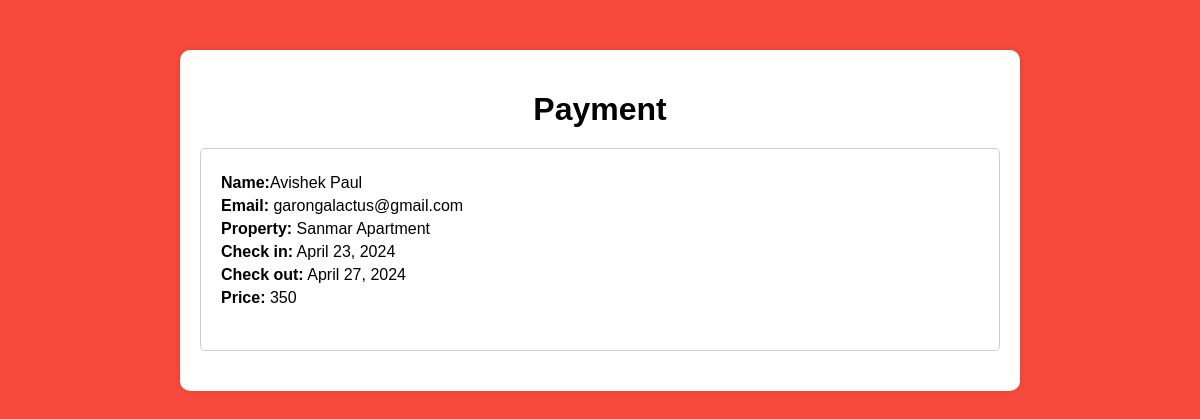
Page /checkout/e7ed55fdecbe4f5cbab235834e616bda/ on the committed database.
### home/models.py (models this page shows)
class Signup(models.Model):
    email = models.CharField(max_length=50)
    f_name = models.CharField(max_length=30)
    l_name = models.CharField(max_length=30)
    country = models.CharField(max_length=30)
    country_code = models.CharField(max_length=10)
    mobile = models.CharField(max_length=20)
    role = models.CharField(max_length=20, default = 'customer')
    owned_property = models.IntegerField(default = 0)

class PropertyDetails(models.Model):
    ownwer_email = models.CharField(max_length=50)
    p_id = models.CharField(max_length=50, primary_key = True)
    property_name = models.CharField(max_length=50)
    country = models.CharField(max_length=50)
    city = models.CharField(max_length=50)
    det_loc = models.CharField(max_length=50)
    property_name = models.CharField(max_length=50)
    guest_num = models.IntegerField(default = 0)
    price = models.IntegerField()
    types = models.CharField(max_length=50)
    view = models.CharField(max_length=50)
    bed = models.CharField(max_length=50)
    common_space = models.CharField(max_length=50)
    tv = models.BooleanField()
    smoking = models.BooleanField()
    air_condition = models.BooleanField()
    bathroom = models.BooleanField()
    water_heater = models.BooleanField()
    parking = models.BooleanField()
    wifi = models.BooleanField()
    breakfast = models.BooleanField()
    verified = models.BooleanField(default = False)
    p_image1 = models.ImageField(null= True, upload_to='images/')
    p_image2 = models.ImageField(null= True, upload_to='images/')
    p_image3 = models.ImageField(null= True, upload_to='images/')
    p_image4 = models.ImageField(null= True, upload_to='images/')
    document = models.BooleanField(default = False)
    doc1 = models.FileField(upload_to='documents/')
    doc2 = models.FileField(upload_to='documents/')
    doc3 = models.FileField(upload_to='documents/')
    video = models.FileField(upload_to='videos/')
    voucher = models.IntegerField(default = 0)
    income = models.IntegerField(default = 0)

class Booking(models.Model):
    book_id = models.UUIDField(primary_key=True, default=uuid.uuid4, editable=False)
    property = models.CharField(max_length=50)
    property_name = models.CharField(max_length=50, default = '')
    customer = models.CharField(max_length=50)
    price = models.IntegerField()
    neg_price = models.IntegerField(default = 0)
    check_in = models.DateField()
    check_out = models.DateField()
    guests = models.CharField(max_length=50)
    status = models.CharField(max_length=50, default = 'hold')
    payment_id = models.CharField(max_length=50, blank = True)
    complaint = models.BooleanField(default = False)

### home/views.py (the view, shortened to what this page needs)
# urls.py: path('checkout/<str:book_id>/', views.checkout, name = 'checkout'),
def checkout(request,book_id):
    book = get_object_or_404(Booking, book_id=book_id)
    customer = get_object_or_404(Signup, email=book.customer)
    property = get_object_or_404(PropertyDetails, p_id=book.property)
    return render(request, 'checkout.html', {'book': book, 'customer' : customer, 'property' : property})

### templates/checkout.html (shortened to what this page needs)
<!DOCTYPE html>
<html lang="en">
<head>
</head>
<body>
    <div class="container">
        <h1>Payment</h1>
            <div class="booking">
                <p><strong>Name:</strong>{{ customer.f_name }} {{customer.l_name}}</p>
                <p><strong>Email:</strong> {{customer.email}}</p>
                <p><strong>Property:</strong> {{ property.property_name }}</p>
                <p><strong>Check in:</strong> {{ book.check_in }}</p>
                <p><strong>Check out:</strong> {{ book.check_out }}</p>
                <p><strong>Price:</strong> {{ book.neg_price }}</p>
                <br>
            </div>
    </div>
</body>
</html>

### templates/checkout.html (style rules this page uses)
body { font-family: Arial, sans-serif; margin: 0; padding: 0; background-color: rgb(247, 74, 60); }
.container { max-width: 800px; margin: 50px auto; background-color: #fff; border-radius: 10px; padding: 20px; box-shadow: 0 0 10px rgba(0, 0, 0, 0.1); }
h1 { text-align: center; margin-bottom: 20px; }
.booking { border: 1px solid #ccc; border-radius: 5px; padding: 20px; margin-bottom: 20px; }
.booking p { margin: 5px 0; }

### rows in the picture
Signup: f_name "Avishek", l_name "Paul", email "garongalactus@gmail.com"
PropertyDetails: property_name "Sanmar Apartment"
Booking: check_in "April 23, 2024", check_out "April 27, 2024", neg_price "350"
